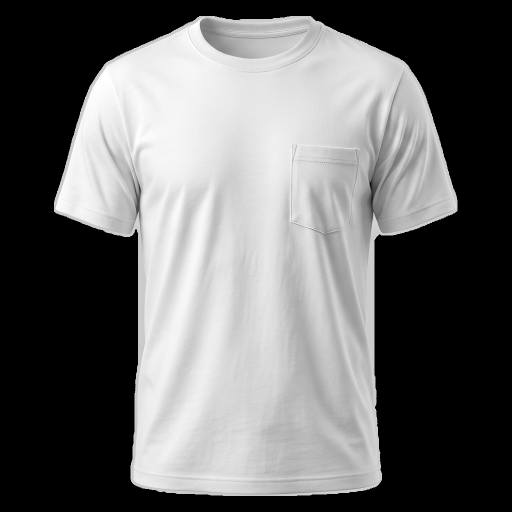
#> input picture assets/images/garments/crew_pocket_left_front.png, 1024 x 1024 px, found by its file name (shown at 1/2 size)
$ python build_garment_assets.py
#> lines starting #> are read from the running program, lines starting #| are printed output that depends on the picture; after the words box and inside, x2 and y2 are one past the last pixel; in counts of white or black regions, pixels touching at a corner belong together
#!/usr/bin/env python3
"""Cut the generated garment photos out of their grey backdrop.

Reads the source renders (grey background, watermark, uneven framing), and
writes one transparent 1024x1024 PNG per style/view into
assets/images/garments/, with the garment scaled and centred identically so
the colour-zone polygons in assets/garments/styles.json line up.

Usage:  python3 tools/build_garment_assets.py [SOURCE_DIR]
Needs:  pip install opencv-python numpy pillow
"""
import sys
from pathlib import Path

import cv2
import numpy as np

SRC = Path(sys.argv[1] if len(sys.argv) > 1 else Path.home() / "Music" / "t-shirts")
OUT = Path(__file__).resolve().parent.parent / "assets" / "images" / "garments"
CANVAS = 1024
FIT = 960  # garment fits inside FIT x FIT, centred

# Optional hand-checked cut-outs (e.g. from remove.bg) used as a guide: the
# script keeps its own full-resolution edges but removes anything the guide
# calls background (backdrop wedges between arms and torso). A guide for
# "foo.png" is named "foo-removebg-preview.png" and may live in any of these.
GUIDE_DIRS = [Path.home() / "Downloads", SRC / "guides"]

# Finished transparent cut-outs (e.g. made by hand in an editor), named like the
# source photo (<source>.png). When one has real transparency it is used as is,
# skipping the automatic cut-out.
READY_DIRS = [Path.home() / "Downloads", SRC / "cutouts"]

# output name -> (source file, optional list of (x0,y0,x1,y1) patches to
# inpaint away in the *source* image, e.g. to derive a plain tee from a
# pocket tee).
JOBS = {
    "crew_front": ("crew_pocket_left_front.png", [(1462, 452, 1690, 730)]),
    "crew_pocket_left_front": ("crew_pocket_left_front.png", []),
    "crew_pocket_right_front": ("crew_pocket_right_front.png", []),
    "crew_pocket_both_front": ("crew_pocket_both_front.png", []),
    "crew_back": ("crew_back.png", []),
    "henley_front": ("henley_front.png", []),
    "polo_front": ("polo_front.png", []),
    "polo_back": ("polo_back.png", []),
}

# Styles generated later, named <style>_<view>.png in the source folder.
for _name in (
    "vneck_front", "vneck_back", "longsleeve_front", "longsleeve_back",
    "raglan_front", "raglan_back", "ringer_front", "ringer_back",
    "tank_front", "tank_back", "hoodie_front", "hoodie_back",
    "cap_front", "cap_back", "tote_front", "tote_back",
    "crew_left", "crew_right", "polo_left", "polo_right",
):
    if (SRC / f"{_name}.png").exists():
        JOBS[_name] = (f"{_name}.png", [])

# Garments with openings the cut-out must keep (the gap between tote handles).
# Styles where backdrop shows between the arms and the torso.
WEDGES = {'longsleeve_front', 'longsleeve_back', 'raglan_front', 'hoodie_front', 'hoodie_back', 'tote_front', 'tote_back'}
KEEP_HOLES = {"tote_front", "tote_back"}


# [79 lines left out: functions drop_backdrop_slivers, cutout, guide_alpha, not called in this run]


def ready_cutout(src):
    """A finished RGBA cut-out for source file [src] (real transparency), or None."""
#> called with src = 'crew_pocket_left_front.png'
    for d in READY_DIRS:
        f = d / Path(src).name
        if not f.exists():
            continue
        im = cv2.imread(str(f), cv2.IMREAD_UNCHANGED)
#> im is the input picture: shape (1024, 1024, 4); mean B, G, R, A 106.9, 106.9, 107, 125.8
        if im is not None and im.ndim == 3 and im.shape[2] == 4 and (im[:, :, 3] < 10).mean() > 0.2:
            return im
    return None


def build(name, src, patches):
    # Backdrop wedges between arms and torso: crew/polo backs, and every later style.
    slivers = (name.endswith('_back') and name.split('_')[0] in ('crew', 'polo')) or name in WEDGES
    ready = ready_cutout(src)
    if ready is not None:
        img = np.ascontiguousarray(ready[:, :, :3])
    else:
        img = cv2.imread(str(SRC / src), cv2.IMREAD_COLOR)
    if img is None:
        raise SystemExit(f"missing source image: {SRC / src}")
    h, w = img.shape[:2]
#> h = 1024; w = 1024
    sx = w / 2752.0  # patch coordinates are written for the 2752px renders
#> sx = 0.372
    for (x0, y0, x1, y1) in patches:
        # Replace the pocket with the mirrored, pocket-free chest on the other
        # side of the shirt, blended in so the fabric shading stays continuous.
        x0, y0, x1, y1 = (int(v * sx) for v in (x0, y0, x1, y1))
        cx = w // 2
        mx0, mx1 = 2 * cx - x1, 2 * cx - x0
        patch = cv2.flip(img[y0:y1, mx0:mx1], 1)
        pm = np.full(patch.shape[:2], 255, np.uint8)
        pm[:6, :] = pm[-6:, :] = pm[:, :6] = pm[:, -6:] = 0
        img = cv2.seamlessClone(patch, img, pm, ((x0 + x1) // 2, (y0 + y1) // 2), cv2.NORMAL_CLONE)
#> this loop made 1 pass
#> pass 1, in build, `patch = cv2.flip(img[y0:y1, mx0:mx1], 1)`:
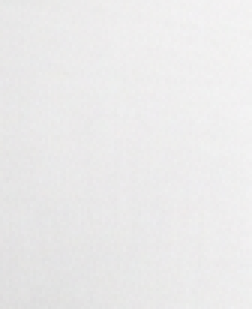
#> patch: shape (103, 84, 3) (shown 3 times larger); mean B, G, R 234.5, 234.3, 234.9
#> after the loop:
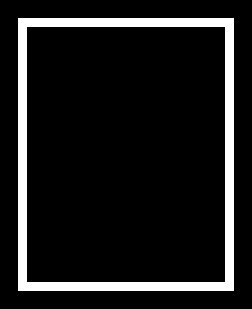
#> pm: shape (103, 84) (shown 3 times larger); 10.9% white; 1 white region, box (x1, y1, x2, y2) and area: (6, 6, 78, 97) 942
    alpha = ready[:, :, 3] if ready is not None else cutout(img, slivers, name not in KEEP_HOLES, 0.4 if name in KEEP_HOLES else None, name.endswith(('_left', '_right')))
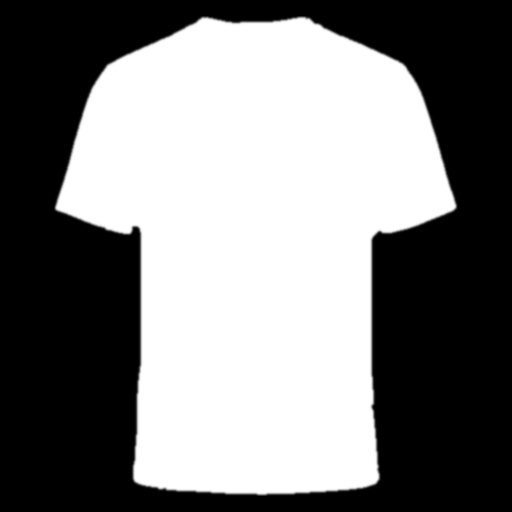
#> alpha: shape (1024, 1024) (shown at 1/2 size); min 0, max 255, mean 125.8
    guide = None if (patches or ready is not None) else guide_alpha(src, alpha.shape)
    if guide is not None:
        alpha = (alpha * guide).astype(np.uint8)
        print('  guided by a reference cut-out')
    ys, xs = np.where(alpha > 20)
    x0, x1, y0, y1 = xs.min(), xs.max() + 1, ys.min(), ys.max() + 1
#> x0 = 108; x1 = 915; y0 = 32; y1 = 992
    crop = img[y0:y1, x0:x1]
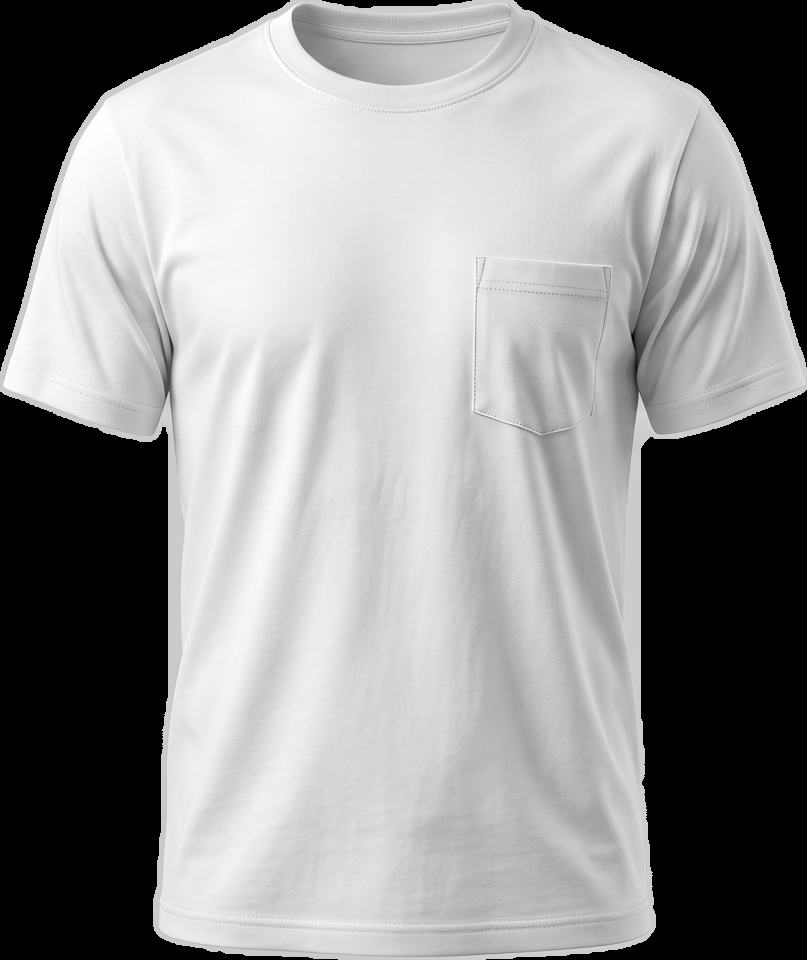
#> crop: shape (960, 807, 3); mean B, G, R 144.7, 144.7, 144.8
    a = alpha[y0:y1, x0:x1]
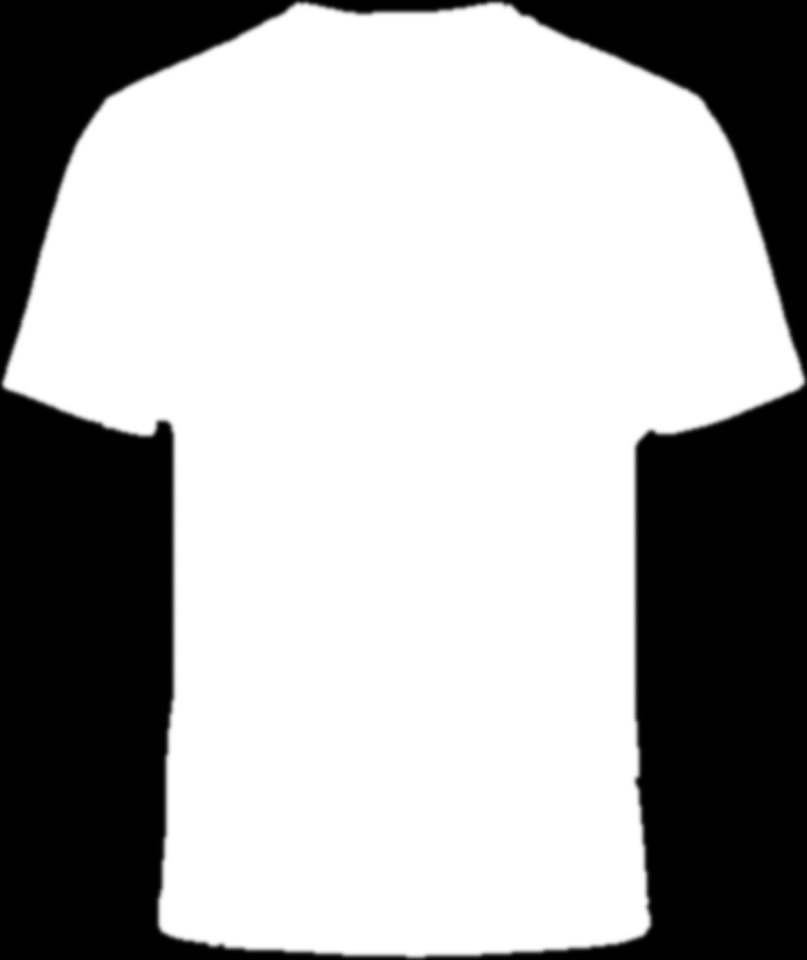
#> a: shape (960, 807); min 0, max 255, mean 170.3
    s = FIT / max(crop.shape[:2])
#> s = 1
    crop = cv2.resize(crop, None, fx=s, fy=s, interpolation=cv2.INTER_AREA)
    a = cv2.resize(a, (crop.shape[1], crop.shape[0]), interpolation=cv2.INTER_AREA)
    rgba = np.dstack([crop, a])
    canvas = np.zeros((CANVAS, CANVAS, 4), np.uint8)
    oy = (CANVAS - rgba.shape[0]) // 2
#> oy = 32
    ox = (CANVAS - rgba.shape[1]) // 2
#> ox = 108
    canvas[oy:oy + rgba.shape[0], ox:ox + rgba.shape[1]] = rgba
    # Colour of fully transparent pixels is irrelevant; zero it to shrink PNGs.
    canvas[canvas[:, :, 3] == 0] = 0
    OUT.mkdir(parents=True, exist_ok=True)
    cv2.imwrite(str(OUT / f"{name}.webp"), canvas, [cv2.IMWRITE_WEBP_QUALITY, 88])
    print("wrote", OUT / f"{name}.png", "garment box", (ox, oy, rgba.shape[1], rgba.shape[0]))
#| wrote assets/images/garments/crew_front.png garment box (108, 32, 807, 960)
#> pass 3 of the loop `for n, (s, p) in JOBS.items():`:
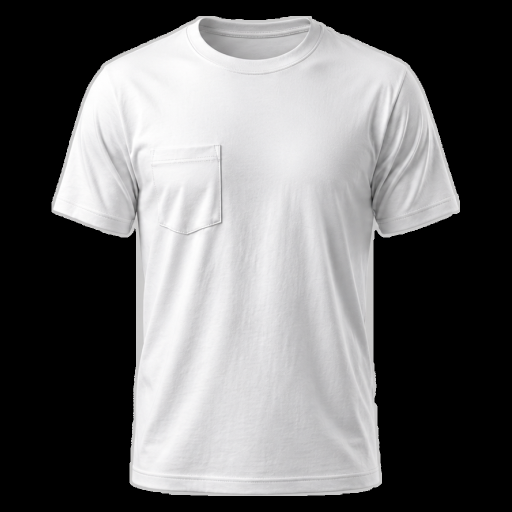
#> input picture assets/images/garments/crew_pocket_right_front.png, 1024 x 1024 px, found by its file name (shown at 1/2 size)
#> in ready_cutout, im is the input picture: shape (1024, 1024, 4); mean B, G, R, A 111.1, 110.3, 110.7, 127
#> in build (call 3), `alpha = ready[:, :, 3] if ready is not None else cutout(img, slivers, ..`:
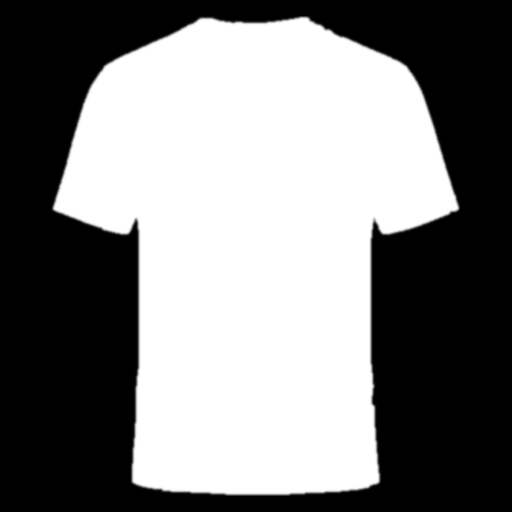
#> alpha: shape (1024, 1024) (shown at 1/2 size); min 0, max 255, mean 127
#> in build (call 3), `x0, x1, y0, y1 = xs.min(), xs.max() + 1, ys.min(), ys.max() + 1`: x0 = 103; x1 = 920
#> crop: shape (960, 817, 3)
#> in build (call 3), `a = alpha[y0:y1, x0:x1]`:
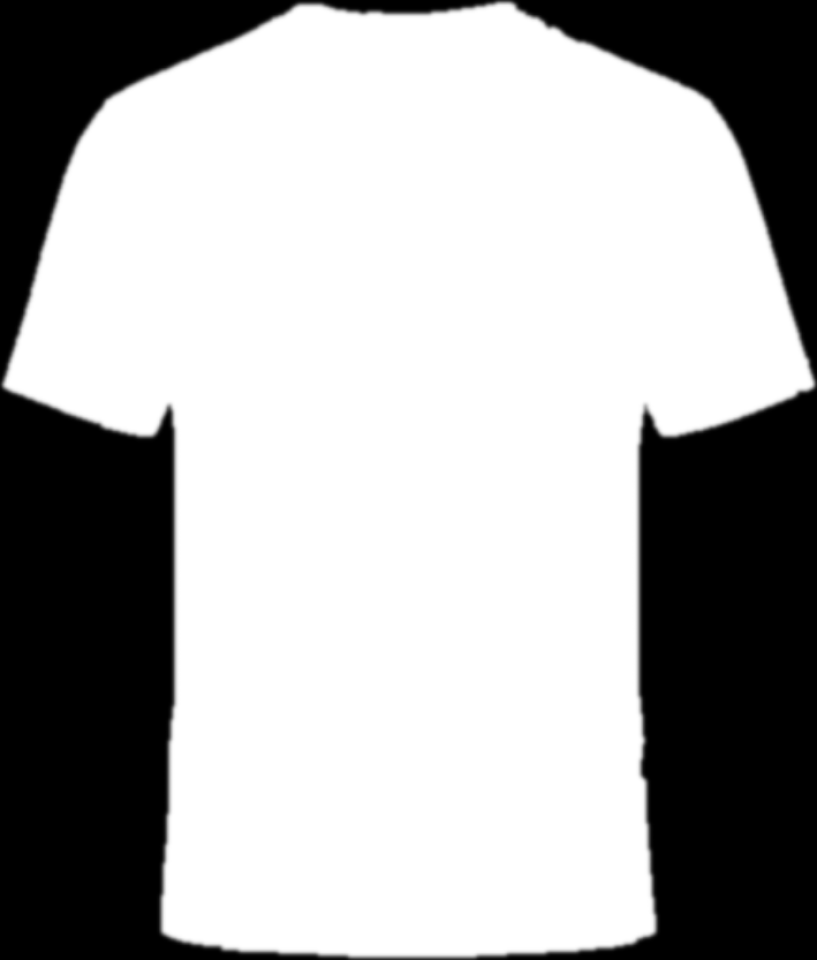
#> a: shape (960, 817); min 0, max 255, mean 169.8
#> rgba: shape (960, 817, 4)
#| wrote assets/images/garments/crew_pocket_right_front.png garment box (103, 32, 817, 960)


if __name__ == "__main__":
    for n, (s, p) in JOBS.items():
        build(n, s, p)
#> (the program exits here)
